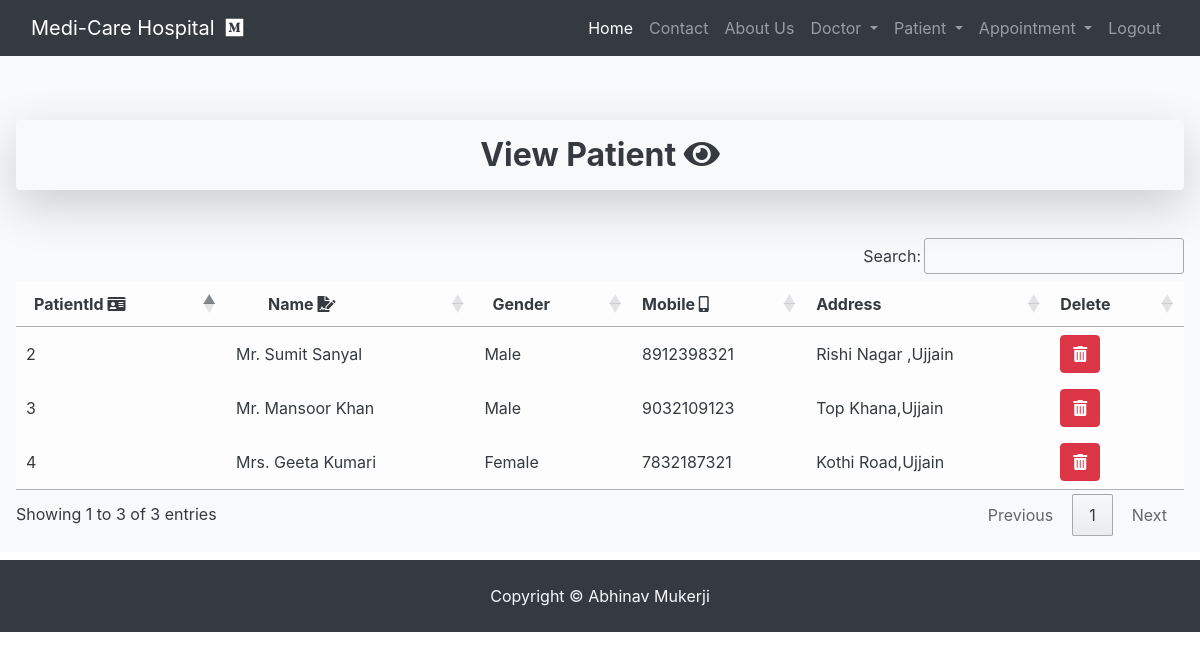
Page /view_patient/ (signed in) on the committed database.
### hospital/models.py (models this page shows)
class Patient(models.Model):
	name=models.CharField(max_length=50)
	gender=models.CharField(max_length=10)
	mobile=models.IntegerField(null=True,unique=True)
	address=models.TextField()

### hospital/views.py (the view)
# urls.py: path('view_patient/',View_Patient,name='view_patient'),
def View_Patient(request):
	if not request.user.is_staff:
		return redirect('login')
	doc=Patient.objects.all()
	d={'doc':doc}
	return render(request,'view_patient.html',d)

### hospital/templates/view_patient.html
{% include 'base.html' %}
{% include 'navigation.html' %}
 <div class="p-3 mb-2 bg-light text-dark">
  <div>
   <br><br>
   <h2 class="text-center"><div class="shadow-lg p-3 mb-5 bg-body rounded"><b>View Patient <i class="fas fa-eye"></i></b></div></h2>
   <table id="example" class="table-light">
    <thead>
     <tr>
      <th>&ensp;PatientId <i class="fas fa-id-card"></i></th>
      <th>&ensp;&ensp;&ensp;&ensp;Name <i class="fas fa-file-signature"></i></th>
      <th>&ensp;Gender </th>
      <th>Mobile <i class="fas fa-mobile-alt"></i></th>
      <th>Address</th>
      <th>Delete</th>
     </tr>
    </thead>
    <body>
     {% for i in doc %}
     <tr>
      <td>{{i.id}}</td>
      <td>{{i.name}}</td>
      <td>{{i.gender}}</td>
      <td>{{i.mobile}}</td>
      <td>{{i.address}}</td>
      <td><a href="{% url 'delete_patient' i.id%}" onclick="return confirm('Are you sure you want to delete?')" class="btn btn-danger"><i class="fas fa-trash-alt"></i></a>
      </td>
     </tr>
     {% endfor %}
    </body>
   </table>
  </div>
 </div>
<footer class="text-center py-4 text-light bg-dark"> Copyright &copy Abhinav Mukerji </footer>

### rows in the picture
Patient: id "2", name "Mr. Sumit Sanyal", gender "Male", mobile "8912398321", address "Rishi Nagar ,Ujjain"
Patient: id "3", name "Mr. Mansoor Khan", gender "Male", mobile "9032109123", address "Top Khana,Ujjain"
Patient: id "4", name "Mrs. Geeta Kumari", gender "Female", mobile "7832187321", address "Kothi Road,Ujjain"
